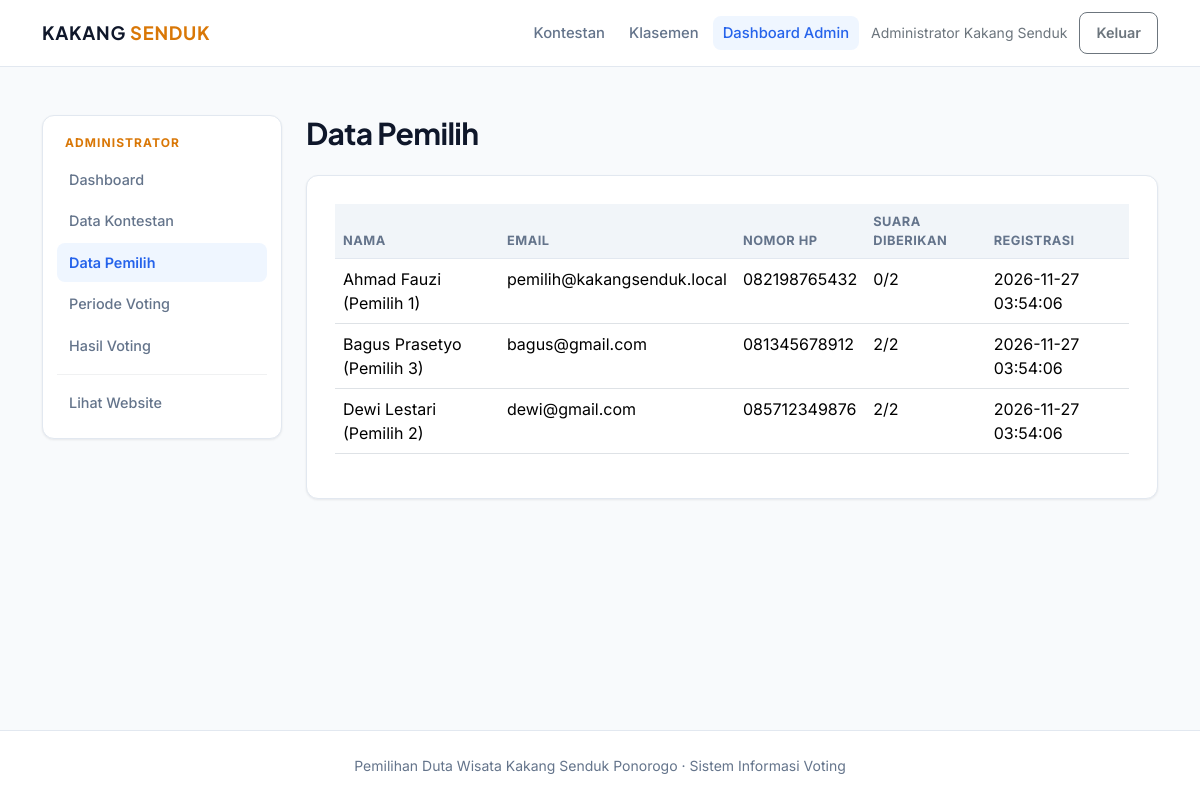
/admin/pemilih.php (signed in), run on the app's committed database.
### tables this page shows
CREATE TABLE IF NOT EXISTS users (
  id INT UNSIGNED AUTO_INCREMENT PRIMARY KEY,
  nama VARCHAR(100) NOT NULL,
  email VARCHAR(100) NOT NULL UNIQUE,
  no_hp VARCHAR(20) NOT NULL,
  password VARCHAR(255) NOT NULL,
  role ENUM('admin','pemilih') NOT NULL DEFAULT 'pemilih',
  created_at TIMESTAMP DEFAULT CURRENT_TIMESTAMP
);

### config/fungsi.php (called while the page is built, shortened)
<?php
function e($value): string { return htmlspecialchars((string)$value, ENT_QUOTES, 'UTF-8'); }

### admin/pemilih.php (the view)
<?php
require_once __DIR__.'/../config/fungsi.php';require_admin();$rows=$pdo->query("SELECT u.id,u.nama,u.email,u.no_hp,u.created_at,COUNT(v.id) jumlah_suara FROM users u LEFT JOIN voting v ON v.user_id=u.id WHERE u.role='pemilih' GROUP BY u.id ORDER BY u.created_at DESC")->fetchAll();$page_title='Data Pemilih';require __DIR__.'/_layout_top.php';?>
<h1 class="section-title mb-4">Data Pemilih</h1><div class="panel table-responsive"><table class="table"><thead><tr><th>Nama</th><th>Email</th><th>Nomor HP</th><th>Suara diberikan</th><th>Registrasi</th></tr></thead><tbody><?php foreach($rows as $u): ?><tr><td><?= e($u['nama']) ?></td><td><?= e($u['email']) ?></td><td><?= e($u['no_hp']) ?></td><td><?= (int)$u['jumlah_suara'] ?>/2</td><td><?= e($u['created_at']) ?></td></tr><?php endforeach; ?></tbody></table></div>
<?php require __DIR__.'/_layout_bottom.php'; ?>

### assets/css/style.css (style rules this page uses)
:root { --bg-page: #F8FAFC; --surface: #FFFFFF; --surface-subtle: #F1F5F9; --text-main: #0F172A; --text-muted: #64748B; --border-subtle: #E2E8F0; --primary: #2563EB; --primary-hover: #1D4ED8; --accent-gold: #D97706; --accent-gold-soft: #FEF3C7; --radius-sm: 8px; --radius-md: 12px; --radius-lg: 16px; --shadow-sm: 0 1px 3px rgba(15, 23, 42, 0.05), 0 1px 2px rgba(15, 23, 42, 0.03); --shadow-md: 0 8px 24px rgba(15, 23, 42, 0.06); }
*, *::before, *::after { box-sizing: border-box; }
body { font-family: 'Inter', -apple-system, BlinkMacSystemFont, sans-serif; background-color: var(--bg-page); color: var(--text-main); min-height: 100vh; display: flex; flex-direction: column; -webkit-font-smoothing: antialiased; }
h1, h2, h3, h4, .navbar-brand, .section-title, .stat-number { font-family: 'Plus Jakarta Sans', sans-serif; letter-spacing: -0.02em; }
.section-title { font-weight: 700; font-size: clamp(1.5rem, 2.5vw, 2rem); color: var(--text-main); }
.panel, .candidate-card, .stat-card { background-color: var(--surface); border: 1px solid var(--border-subtle); border-radius: var(--radius-md); box-shadow: var(--shadow-sm); }
.panel { padding: 28px; }
.table thead th { background-color: var(--surface-subtle); color: var(--text-muted); font-size: 0.8rem; text-transform: uppercase; letter-spacing: 0.04em; border-bottom-color: var(--border-subtle); }

### data on the page
users: nama "Ahmad Fauzi (Pemilih 1)", email "pemilih@kakangsenduk.local", no_hp "082198765432", jumlah_suara "0", created_at "2026-11-27 03:54:06"
users: nama "Bagus Prasetyo (Pemilih 3)", email "bagus@gmail.com", no_hp "081345678912", jumlah_suara "2", created_at "2026-11-27 03:54:06"
users: nama "Dewi Lestari (Pemilih 2)", email "dewi@gmail.com", no_hp "085712349876", jumlah_suara "2", created_at "2026-11-27 03:54:06"

### other printed values
user()['nama'] "Administrator Kakang Senduk"
